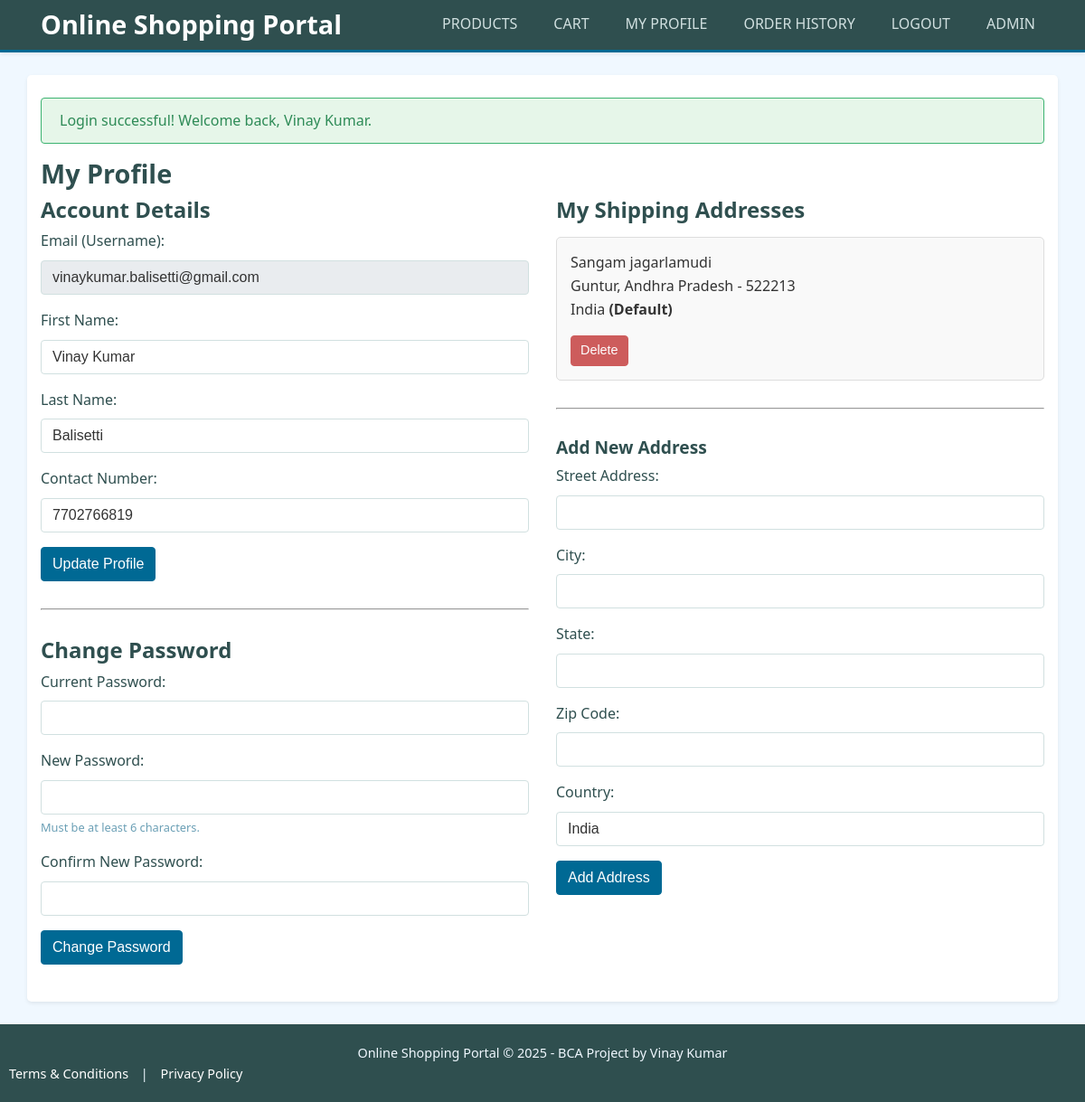
The app's page /profile.php (signed in) with its own data.
### tables this page shows
CREATE TABLE `users` (
  `UserID` int(11) NOT NULL,
  `FirstName` varchar(100) NOT NULL,
  `LastName` varchar(100) NOT NULL,
  `Email` varchar(255) NOT NULL,
  `PasswordHash` varchar(255) NOT NULL,
  `ContactNumber` varchar(20) DEFAULT NULL,
  `RegistrationDate` timestamp NOT NULL DEFAULT current_timestamp()
);

CREATE TABLE `addresses` (
  `AddressID` int(11) NOT NULL,
  `UserID` int(11) NOT NULL,
  `Street` varchar(255) NOT NULL,
  `City` varchar(100) NOT NULL,
  `State` varchar(100) NOT NULL,
  `ZipCode` varchar(20) NOT NULL,
  `Country` varchar(100) DEFAULT 'India',
  `IsDefaultShipping` tinyint(1) DEFAULT 0
);

### profile.php (the view, shortened to what this page needs)
<?php
require_once 'header.php';
$user_id = $_SESSION['user_id'];
$current_user = null;
$sql_user = "SELECT UserID, FirstName, LastName, Email, ContactNumber, RegistrationDate FROM users WHERE UserID = ?";
$stmt_user = mysqli_prepare($conn, $sql_user);
if ($stmt_user) {
    mysqli_stmt_bind_param($stmt_user, "i", $user_id);
    mysqli_stmt_execute($stmt_user);
    $result_user = mysqli_stmt_get_result($stmt_user);
    $current_user = mysqli_fetch_assoc($result_user);
}
$addresses = [];
$sql_addresses = "SELECT AddressID, Street, City, State, ZipCode, Country, IsDefaultShipping FROM addresses WHERE UserID = ? ORDER BY IsDefaultShipping DESC, AddressID DESC";
$stmt_addresses = mysqli_prepare($conn, $sql_addresses);
if ($stmt_addresses) {
    mysqli_stmt_bind_param($stmt_addresses, "i", $user_id);
    mysqli_stmt_execute($stmt_addresses);
    $result_addresses = mysqli_stmt_get_result($stmt_addresses);
    while ($row = mysqli_fetch_assoc($result_addresses)) {
        $addresses[] = $row;
    }
}
?>
<h2>My Profile</h2>
<div style="display: flex; flex-wrap: wrap; gap: 30px;">
    <div style="flex: 1; min-width: 300px;">
        <h3>Account Details</h3>
        <form action="<?php echo htmlspecialchars($_SERVER["PHP_SELF"]); ?>" method="POST">
            <div class="form-group">
                <label for="email">Email (Username):</label>
                <input type="email" id="email" value="<?php echo htmlspecialchars($current_user['Email']); ?>" readonly disabled style="background-color:#e9ecef;">
            </div>
            <div class="form-group">
                <label for="first_name">First Name:</label>
                <input type="text" name="first_name" id="first_name" value="<?php echo htmlspecialchars($current_user['FirstName']); ?>" required>
            </div>
            <div class="form-group">
                <label for="last_name">Last Name:</label>
                <input type="text" name="last_name" id="last_name" value="<?php echo htmlspecialchars($current_user['LastName']); ?>" required>
            </div>
            <div class="form-group">
                <label for="contact_number">Contact Number:</label>
                <input type="text" name="contact_number" id="contact_number" value="<?php echo htmlspecialchars($current_user['ContactNumber'] ?? ''); ?>">
            </div>
            <div class="form-group">
                <button type="submit" name="update_profile" class="btn">Update Profile</button>
            </div>
        </form>
        <hr style="margin: 30px 0;">
        <h3>Change Password</h3>
        <form action="<?php echo htmlspecialchars($_SERVER["PHP_SELF"]); ?>" method="POST">
            <div class="form-group">
                <label for="current_password">Current Password:</label>
                <input type="password" name="current_password" id="current_password" required>
            </div>
            <div class="form-group">
                <label for="new_password">New Password:</label>
                <input type="password" name="new_password" id="new_password" required>
                <small>Must be at least 6 characters.</small>
            </div>
            <div class="form-group">
                <label for="confirm_new_password">Confirm New Password:</label>
                <input type="password" name="confirm_new_password" id="confirm_new_password" required>
            </div>
            <div class="form-group">
                <button type="submit" name="change_password" class="btn">Change Password</button>
            </div>
        </form>
    </div>
    <div style="flex: 1; min-width: 300px;" id="addresses">
        <h3>My Shipping Addresses</h3>
        <?php if (!empty($addresses)): ?>
            <ul style="list-style: none; padding: 0;">
                <?php foreach ($addresses as $address): ?>
                    <li style="border: 1px solid #ddd; padding: 15px; margin-bottom: 10px; border-radius: 5px; background-color: #f9f9f9;">
                        <p>
                            <?php echo htmlspecialchars($address['Street']); ?><br>
                            <?php echo htmlspecialchars($address['City']); ?>, <?php echo htmlspecialchars($address['State']); ?> - <?php echo htmlspecialchars($address['ZipCode']); ?><br>
                            <?php echo htmlspecialchars($address['Country']); ?>
                            <?php if ($address['IsDefaultShipping']) echo " <strong>(Default)</strong>"; ?>
                        </p>
                        <div style="margin-top: 10px;">
                            <form action="<?php echo htmlspecialchars($_SERVER["PHP_SELF"]); ?>#addresses" method="POST" style="display: inline-block;">
                                <button type="submit" name="delete_address" class="btn btn-danger" style="font-size:0.9em; padding: 5px 10px;" onclick="return confirm('Are you sure you want to delete this address?');">Delete</button>
                            </form>
                        </div>
                    </li>
                <?php endforeach; ?>
            </ul>
        <?php else: ?>
            <p>You have no saved shipping addresses.</p>
        <?php endif; ?>
        <hr style="margin: 30px 0;">
        <h4 id="add-address">Add New Address</h4>
        <form action="<?php echo htmlspecialchars($_SERVER["PHP_SELF"]); ?>#add-address" method="POST">
            <div class="form-group">
                <label for="street">Street Address:</label>
                <input type="text" name="street" id="street" required>
            </div>
            <div class="form-group">
                <label for="city">City:</label>
                <input type="text" name="city" id="city" required>
            </div>
            <div class="form-group">
                <label for="state">State:</label>
                <input type="text" name="state" id="state" required>
            </div>
            <div class="form-group">
                <label for="zipcode">Zip Code:</label>
                <input type="text" name="zipcode" id="zipcode" required>
            </div>
            <div class="form-group">
                <label for="country">Country:</label>
                <input type="text" name="country" id="country" value="India"> </div>
            <div class="form-group">
                <button type="submit" name="add_address" class="btn">Add Address</button>
            </div>
        </form>
    </div>
</div>
<?php
require_once 'footer.php';
?>

### style.css (style rules this page uses)
:root { --primary-color: #006994; --primary-color-dark: #004D6B; --secondary-color: #87CEEB; --secondary-color-dark: #6A9FB5; --accent-color: #FFD700; --accent-color-dark: #E6C200; --light-gray: #F0F8FF; --medium-gray: #D1E0E0; --dark-gray: #2F4F4F; --success-color: #3CB371; --success-color-dark: #2E8B57; --danger-color: #CD5C5C; --danger-color-dark: #B22222; --warning-color: #FFA500; --info-color: #4682B4; --white: #FFFFFF; --black: #1C1C1C; --border-color: var(--medium-gray); --text-color: #333333; --link-color: var(--primary-color); --font-family-sans-serif: system-ui, -apple-system, "Segoe UI", Roboto, "Helvetica Neue", Arial, "Noto Sans", "Liberation Sans", sans-serif, "Apple Color Emoji", "Segoe UI Emoji", "Segoe UI Symbol", "Noto Color Emoji"; --box-shadow-sm: 0 .125rem .25rem rgba(0, 0, 0, .075); --box-shadow: 0 .5rem 1rem rgba(0, 0, 0, .15); --border-radius: .25rem; --border-radius-lg: .3rem; --border-radius-pill: 50rem; }
*, *::before, *::after { box-sizing: border-box; }
body { font-family: var(--font-family-sans-serif); margin: 0; padding: 0; background-color: var(--light-gray); color: var(--text-color); line-height: 1.6; display: flex; flex-direction: column; min-height: 100vh; }
h1, h2, h3, h4, h5, h6 { margin-top: 0; margin-bottom: 0.5rem; font-weight: 600; line-height: 1.2; color: var(--dark-gray); }
h2 { font-size: 1.8rem; }
h3 { font-size: 1.5rem; }
h4 { font-size: 1.2rem; }
p { margin-top: 0; margin-bottom: 1rem; }
.btn, .button-primary, button { display: inline-block; font-weight: 400; color: var(--white); text-align: center; vertical-align: middle; cursor: pointer; user-select: none; background-color: var(--primary-color); border: 1px solid var(--primary-color); padding: .375rem .75rem; font-size: 1rem; line-height: 1.5; border-radius: var(--border-radius); text-decoration: none; }
.btn-danger, .button-danger { background-color: var(--danger-color); border-color: var(--danger-color); color: var(--white); }
.form-group { margin-bottom: 1rem; }
.form-group label { display: inline-block; margin-bottom: .5rem; font-weight: 500; color: var(--dark-gray); }
.form-group input[type="text"], .form-group input[type="email"], .form-group input[type="password"], .form-group input[type="number"], .form-group input[type="search"], .form-group input[type="url"], .form-group input[type="date"], .form-group textarea, .form-group select { display: block; width: 100%; padding: .375rem .75rem; font-size: 1rem; font-weight: 400; line-height: 1.5; color: var(--text-color); background-color: var(--white); border: 1px solid var(--border-color); border-radius: var(--border-radius); }
.form-group small { font-size: 0.8em; color: var(--secondary-color-dark); display: block; margin-top: .25rem; }
.message-success, .message-error, .message-info, .message-warning { padding: .75rem 1.25rem; margin-bottom: 1rem; border: 1px solid transparent; border-radius: var(--border-radius); }
.message-success { color: var(--success-color-dark); background-color: #e6f6e9; border-color: var(--success-color); }

### records on screen
users: Email "vinaykumar.balisetti@gmail.com", first_name "Vinay Kumar", last_name "Balisetti", contact_number "7702766819"
addresses: Street "Sangam jagarlamudi", City "Guntur", State "Andhra Pradesh", ZipCode "522213", Country "India", IsDefaultShipping "(Default)"

### other values on screen
get_session_message() "Login successful! Welcome back, Vinay Kumar."
